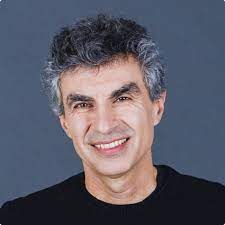
%> input picture codes/images/bengio.jpeg, 225 x 225 px
$ octave main.m   (GNU Octave 9; MATLAB toolbox functions it lacks are replaced by stand-ins)
%> lines starting %> are read from the running program, lines starting %| are printed output that depends on the picture
### codes/conv2D.m
function feature_map = conv2D(img, filters, stride, padding)
    h=size(img,1);  %img height
    w=size(img,2);  %img width
    c=size(img, 3); %no. of channels


    f = size(filters, 1); % filter height (assuming w = h)
    filters_count = size(filters, 3);

    feature_map = zeros(h-f+1, w-f+1, filters_count);
    rgb_output = zeros(h-f+1, w-f+1, 3);
    output = zeros(h-f+1, w-f+1, 1);

    if strcmp(padding, 'same')
        p = (f - 1)/2; %padding size
        fprintf('padding size: %d\n', p);
        padded = zeros(h+2*p , w+2*p, c); %padded array
        for i = 1:c
          padded(:,:,i) = padarray(img(:,:,i), [p, p], 0, 'both');
        end
    %reallocate result arrays to be the same size as image
    rgb_output = zeros(h, w, 3);
    output = zeros(h,w,1);
    feature_map = zeros(h, w, filters_count);
    img = padded;
    end

    % 4 for loops might look scary but channels are never more than 3 and filters_count is always in the (0, 5) range
    % so the time complexity is in fact not more than O(n^2)
    for k = 1:filters_count %for each filter in filters do

        kernel = filters(:,:,k);
        for channel = 1:c  %for each of the RGB channels
          for row = 1:stride:h-f+1
            for col = 1:stride:w-f+1
              local = img(row:row+f-1, col:col+f-1, channel);
              conv = double(local) .* kernel;
              rgb_output(row, col, channel) = sum(conv, 'all');
            end
          end
        end

        output = sum(rgb_output, 3); %summon all channels output to get a greyscale output
        feature_map(:,:,k) = output;
        %disp(size(feature_map));

    end


end

### codes/main.m
clc; clear;
%%%%%%%%%%% READ THE INPUT IMAGE %%%%%%%%%%%
img_bengio = imread('images/bengio.jpeg');
%> img_bengio is the input picture: size 225x225x3 uint8; mean R, G, B 91.8, 90.6, 103.5
img_leskovec = imread('images/leskovec.jpeg');
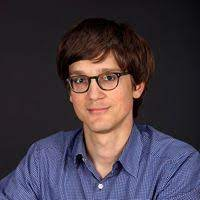
%> input picture codes/images/leskovec.jpeg, 200 x 200 px
%> img_leskovec is the input picture: size 200x200x3 uint8; mean R, G, B 69.2, 58.7, 69.4
img_andrew = imread('images/andrew.jpeg');
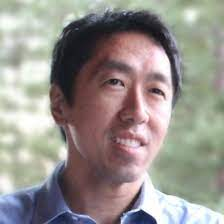
%> input picture codes/images/andrew.jpeg, 224 x 224 px
%> img_andrew is the input picture: size 224x224x3 uint8; mean R, G, B 151.4, 146, 141.4
img_goodfellow = imread('images/goodfellow.jpeg');
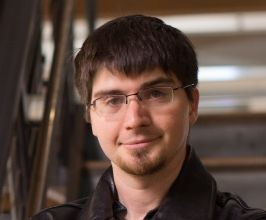
%> input picture codes/images/goodfellow.jpeg, 266 x 220 px
%> img_goodfellow is the input picture: size 220x266x3 uint8; mean R, G, B 92.2, 72.1, 63.1

%%%%%%%%%%% DEFINE FILTERS %%%%%%%%%%%
horizontal_edge = [[-1,-1,-1];
                   [0,0,0];
                   [1,1,1]];

vertical_edge = [[-1,0,1];
                 [-1,0,1];
                 [-1,0,1]];

sharpening = [[0,-1,0];
              [-1,5,-1];
              [0,-1,0]];

sobel_horizontal = [[-1,-2,-1];
                    [0,0,0];
                    [1,2,1]];
sobel_vertical = [[-1,0,1];
                  [-2,0,2];
                  [-1,0,1]];

gaussian_5x5 = (1/273)*[[1,4,7,4,1];
                        [4,16,26,16,4];
                        [7,26,41,26,7];
                        [4,16,26,16,4];
                        [1,4,7,4,1]];

averaging_7x7 = (1/49)*ones(7,7);


% concatening filters ot build the `filters` tensor
filters_bengio = cat(3, gaussian_5x5);
filters_leskovec = cat(3, horizontal_edge, vertical_edge);
filters_andrew = cat(3, sharpening, sobel_vertical,sobel_horizontal);
filters_goodfellow = cat(3, averaging_7x7);
%%%%%%%%%%% PARAMETERS SETTING %%%%%%%%%%%
stride_bengio = 1;
stride_leskovec = 2;
stride_andrew = 2;
stride_goodfellow = 3;

%%%%%%%%%%% YOUR CODE HERE %%%%%%%%%%%
%% function calls %%
bengio = uint8(conv2D(img_bengio, filters_bengio, stride_bengio, 'valid'));
leskovec = uint8(conv2D(img_leskovec, filters_leskovec, stride_leskovec, 'same'));
andrew = uint8(conv2D(img_andrew, filters_andrew, stride_andrew, 'same'));
%> call 3 of conv2D, with stride = 2, padding = 'same'
%> the loop in conv2D (call 3), `for k = 1:filters_count` made 3 passes
%> pass 1, in conv2D (call 3), `output = sum(rgb_output, 3);`:
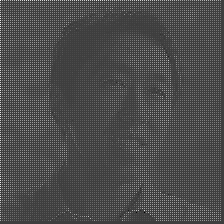
%> output: size 224x224 double; min -516, max 1578, mean 110.6; drawn with min black and max white
%> after the loop in conv2D (call 3), `for k = 1:filters_count`:
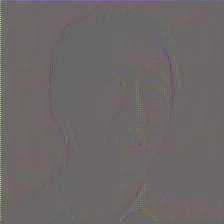
%> feature_map: size 224x224x3 double; mean R, G, B 110.6, 4, 3.5; drawn with min black and max white
goodfellow = uint8(conv2D(img_goodfellow, filters_goodfellow, stride_goodfellow, 'valid'));
%> call 4 of conv2D, with stride = 3, padding = 'valid'
%> after the loop in conv2D (call 4), `for k = 1:filters_count`:
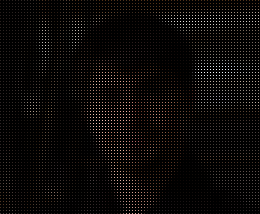
%> rgb_output: size 214x260x3 double; mean R, G, B 10.4, 8.2, 7.1

%% input output sizes %%
disp('Yoshua Bengio');
disp('input size:');
disp(size(img_bengio));
%|    225   225     3
disp('output size:');
disp(size(bengio));
%|    221   221

disp('Leskovec');
disp('input size:');
disp(size(img_leskovec));
%|    200   200     3
disp('output size:');
disp(size(leskovec));
%|    200   200     2

disp('Andrew Ng');
disp('input size:');
disp(size(img_andrew));
%|    224   224     3
disp('output size:');
disp(size(andrew));
%|    224   224     3

disp('Goodfellow');
disp('input size:');
disp(size(img_goodfellow));
%|    220   266     3
disp('output size:');
disp(size(goodfellow));
%|    214   260


%% plots %%
figure(1);
subplot(1, 2, 1);
imshow(img_bengio);
title('original image');
subplot(1, 2, 2);
imshow(bengio(:,:,1));
title('Gaussian 5x5');

figure(2);
subplot(1, 3, 1);
imshow(img_leskovec);
title('original image');
subplot(1, 3, 2);
imshow(leskovec(:,:,1));
title('horizontal edge');
subplot(1, 3, 3);
imshow(leskovec(:,:,2));
title('vertical edge');

figure(3);
subplot(1, 4, 1);
imshow(img_andrew);
title('original image');
subplot(1, 4, 2);
imshow(andrew(:,:,1));
title('sharpening');
subplot(1, 4, 3);
imshow(andrew(:,:,2));
title('vertical sobel');
subplot(1, 4, 4);
imshow(andrew(:,:,3));
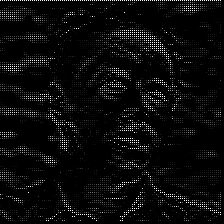
%> displayed picture: size 224x224, on the screen's scale of 0 to 255; min 0, max 255, mean 10.1
title('horizontal sobel');

figure(4);
subplot(1, 2, 1);
imshow(img_goodfellow);
title('original image');
subplot(1, 2, 2);
imshow(goodfellow(:,:,1));
title('averging');
